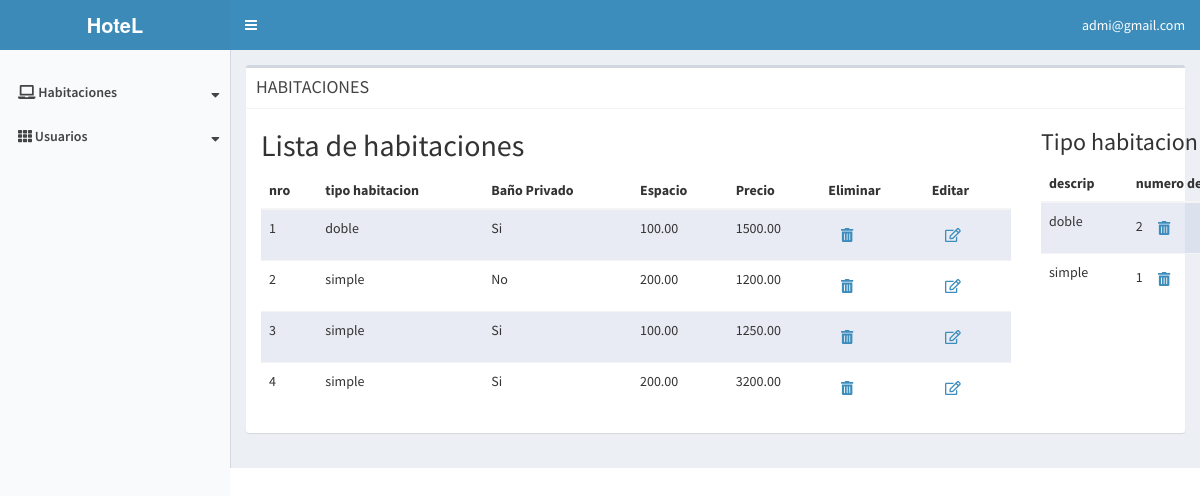
Page /listarHabit.php (signed in) on the committed database.
### tables this page shows
CREATE TABLE `habitacion` (
  `id` int(11) NOT NULL,
  `nro` int(11) NOT NULL,
  `idtipohabitacion` int(11) NOT NULL,
  `banoprivado` tinyint(1) NOT NULL,
  `espacio` decimal(7,2) NOT NULL,
  `precio` decimal(7,2) NOT NULL
);

CREATE TABLE `tipohabitaciones` (
  `id` int(11) NOT NULL,
  `descripcion` varchar(70) NOT NULL,
  `nrocamas` int(11) NOT NULL
);

### listarHabit.php (the view, shortened to what this page needs)
<?php
include 'conexion.php';
include_once 'header.php';
$sql = "SELECT habitacion.id, nro, descripcion, banoprivado, espacio, precio from habitacion left join tipohabitaciones on habitacion.idtipohabitacion = tipohabitaciones.id";
$respuesta = $con->query($sql);
$sql2 = "SELECT * from tipohabitaciones";
$respuesta2 = $con->query($sql2);
?>
<div class="content-wrapper">
    <section class="content">
        <div class="row">
            <div class="col-md-12">
                <div class="box">
                    <div class="box-header with-border">
                        <h1 class="box-title">HABITACIONES</h1>
                    </div>
                    <div class="container top ">
                        <div class="row justify-content-between">
                            <div class="col-lg-8">
                                <h2>Lista de habitaciones</h2>
                                <table class="table table-hover table-warning table-striped ">
                                    <thead class="thead-dark">
                                        <tr>
                                            <th scope="col">nro</th>
                                            <th scope="col"> tipo habitacion </th>
                                            <th scope="col">Baño Privado</th>
                                            <th scope="col">Espacio</th>
                                            <th scope="col">Precio</th>
                                            <th scope="col">Eliminar</th>
                                            <th scope="col">Editar</th>
                                        </tr>
                                    </thead>
                                    <tbody>
                                        <?php
                                        while ($fila = $respuesta->fetch_assoc()) {
                                            echo '<tr>
                                <td>' . $fila['nro'] . '</td>
                                <td>' . $fila['descripcion'] . '</td>
                                <td>' ?> <?php echo  $fila['banoprivado'] == 1 ? 'Si' : 'No'; ?> <?php echo '</td>
                                <td>' . $fila['espacio'] . '</td>
                                <td>' . $fila['precio'] . '</td>
                                <td><a href="eliminarHabit.php?opcion=' . $fila['id'] . '" class="btn btn-outline-danger"><i class="fas fa-trash-alt"></i></a></td>
                                <td><a href="formEditHabit.php?opcion=' . $fila['id'] . '" class="btn btn-outline-success" ><i class="far fa-edit"></i></a></td>
                            </tr>';
                                                                                                }
                                                                                                    ?>
                                    </tbody>
                                </table>
                            </div>
                            <div class="col-lg-3">
                                <h3>Tipo habitacion</h4>
                                    <table class="table table-hover table-success table-striped">
                                        <thead class="thead-dark">
                                            <tr>
                                                <th scope="col">descrip</th>
                                                <th scope="col">numero de camas</th>
                                            </tr>
                                        </thead>
                                        <tbody>
                                            <?php
                                            while ($fila2 = $respuesta2->fetch_assoc()) {
                                                echo '
                            <tr>
                                <td>' . $fila2['descripcion'] . '</td>
                                <td>' . $fila2['nrocamas'] . '
                                <a href="eliminarTipoHabit.php?opcion2=' . $fila2['id'] . '" class="btn btn-outline-danger mi-left"><i class="fas fa-trash-alt"></i></a>
                                <a href="formEditTipoHabit.php?opcion2=' . $fila2['id'] . '" class="btn btn-outline-success mi-left"><i class="far fa-edit"></i></a></td>
                            </tr>
                        ';
                                            }
                                            ?>
                                        </tbody>
                                    </table>
                            </div>
                        </div>
                    </div>
                </div>
            </div>
        </div>
    </section>
    <?php require_once('footer.php'); ?>

### style.css (style rules this page uses)
.table-striped>tbody>tr:nth-of-type(odd) { background-color: #b7bedd50; }

### rows in the picture
habitacion: nro "1", idtipohabitacion.descripcion "doble", banoprivado "Si", espacio "100.00", precio "1500.00"
habitacion: nro "2", idtipohabitacion.descripcion "simple", banoprivado "No", espacio "200.00", precio "1200.00"
habitacion: nro "3", idtipohabitacion.descripcion "simple", banoprivado "Si", espacio "100.00", precio "1250.00"
habitacion: nro "4", idtipohabitacion.descripcion "simple", banoprivado "Si", espacio "200.00", precio "3200.00"
tipohabitaciones: descripcion "doble", nrocamas "2"
tipohabitaciones: descripcion "simple", nrocamas "1"

### other values in the picture
$_SESSION['correo'] "admi@gmail.com"
